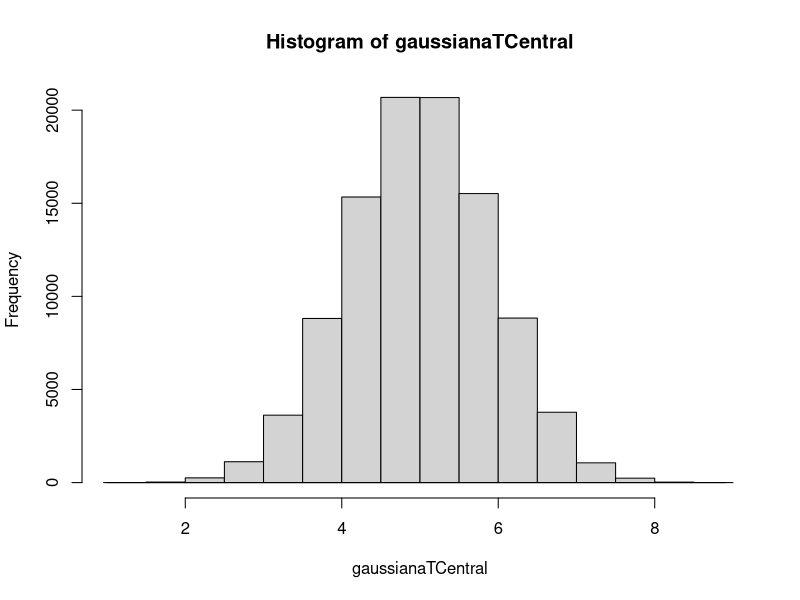

Here is the R script that generated this plot:
# Programa de Pós-Graduação em Engenharia Elétrica e de Computação - PPgEEC
# Processos Estocásticos
# Primeiro Trabalho de Processos Estocásticos
#
# Gaussiana
# 
# @author Marco Olimpio - marco.olimpio -at- gmail -dot- com
# @author Rebecca Betwel - bekbetwel -at- gmail -dot- com

#Gerar valores em distribuição uniforme
unif0<-runif(100000)
unif1<-runif(100000)
unif2<-runif(100000)
unif3<-runif(100000)
unif4<-runif(100000)
unif5<-runif(100000)
unif6<-runif(100000)
unif7<-runif(100000)
unif8<-runif(100000)
unif9<-runif(100000)

gaussianaTCentral = unif0 +unif1 + unif2 +unif3 + unif4 + unif5 + unif6 + unif7 + unif8 + unif9

hist(gaussianaTCentral)
lines(density(gaussianaTCentral))